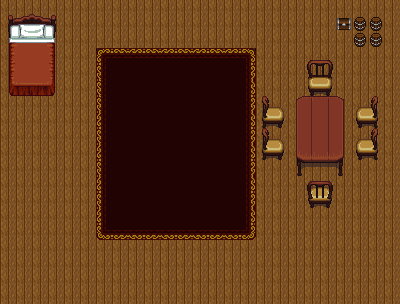

This game map was drawn from its Tiled (.tmx) file and the tilesets committed beside it. A one-line description and the trimmed map source follow:
An orthogonal 25x19 tile map with 16x16 px tiles, 3 tile layers (Tile Layer 1, Tile Layer 2, Tile Layer 3), 4 tilesets and 132 objects (128x blocker, 3x FaesLanding, start point).

<map version="1.0" orientation="orthogonal" renderorder="right-down" width="25" height="19" tilewidth="16" tileheight="16" backgroundcolor="#130f30" nextobjectid="177">
 <tileset firstgid="1" name="tileset1" tilewidth="16" tileheight="16">
  <image source="../graphics/tileset1.png" width="160" height="80" />
 </tileset>
 <tileset firstgid="51" name="tileset2" tilewidth="16" tileheight="16">
  <image source="../graphics/tileset2.png" width="160" height="180" />
 </tileset>
 <tileset firstgid="161" name="tileset3" tilewidth="16" tileheight="16">
  <image source="../graphics/tileset3.png" width="176" height="192" />
 </tileset>
 <tileset firstgid="293" name="house" tilewidth="16" tileheight="16">
  <image source="../graphics/house.png" width="512" height="448" />
 </tileset>
 <layer name="Tile Layer 1" width="25" height="19">
  <data>[475 cells, 108 non-empty, 20 distinct tile ids]</data>
 </layer>
 <layer name="Tile Layer 2" width="25" height="19">
  <data>[475 cells, 475 non-empty, 48 distinct tile ids]</data>
 </layer>
 <layer name="Tile Layer 3" width="25" height="19">
  <data>[475 cells, 471 non-empty, 83 distinct tile ids]</data>
 </layer>
 <objectgroup name="Object Layer 1">
  <object id="2" name="start point" gid="123" x="176" y="288">
   <properties>
    <property name="direction" value="up" />
    <property name="state" value="FaesLanding" />
   </properties>
  </object>
  <object id="3" name="portal" type="FaesLanding" gid="139" x="208" y="304" />
  <object id="4" name="portal" type="FaesLanding" gid="139" x="192" y="304" />
  <object id="5" name="portal" type="FaesLanding" gid="139" x="176" y="304" />
  <object id="9" name="blocker" gid="120" x="0" y="16" />
  <object id="10" name="blocker" gid="120" x="0" y="304" />
  <object id="11" name="blocker" gid="120" x="0" y="272" />
  <object id="12" name="blocker" gid="120" x="0" y="288" />
  <object id="13" name="blocker" gid="120" x="0" y="256" />
  <object id="14" name="blocker" gid="120" x="0" y="240" />
  <object id="15" name="blocker" gid="120" x="0" y="208" />
  <object id="16" name="blocker" gid="120" x="0" y="208" />
  <object id="17" name="blocker" gid="120" x="0" y="224" />
  <object id="18" name="blocker" gid="120" x="0" y="192" />
  <object id="19" name="blocker" gid="120" x="0" y="176" />
  <object id="20" name="blocker" gid="120" x="0" y="32" />
  <object id="21" name="blocker" gid="120" x="384" y="48" />
  <object id="22" name="blocker" gid="120" x="384" y="16" />
  <object id="23" name="blocker" gid="120" x="384" y="32" />
  <object id="24" name="blocker" gid="120" x="384" y="32" />
  <object id="32" name="blocker" gid="120" x="336" y="16" />
  <object id="33" name="blocker" gid="120" x="368" y="16" />
  <object id="34" name="blocker" gid="120" x="352" y="16" />
  <object id="61" name="blocker" gid="120" x="0" y="160" />
  <object id="62" name="blocker" gid="120" x="0" y="80" />
  <object id="63" name="blocker" gid="120" x="0" y="128" />
  <object id="64" name="blocker" gid="120" x="0" y="144" />
  <object id="65" name="blocker" gid="120" x="0" y="112" />
  <object id="66" name="blocker" gid="120" x="0" y="80" />
  <object id="67" name="blocker" gid="120" x="0" y="48" />
  <object id="68" name="blocker" gid="120" x="0" y="64" />
  <object id="69" name="blocker" gid="120" x="0" y="96" />
  <object id="70" name="blocker" gid="120" x="384" y="304" />
  <object id="71" name="blocker" gid="120" x="384" y="224" />
  <object id="72" name="blocker" gid="120" x="384" y="272" />
  <object id="73" name="blocker" gid="120" x="384" y="288" />
  <object id="74" name="blocker" gid="120" x="384" y="256" />
  <object id="75" name="blocker" gid="120" x="384" y="224" />
  <object id="76" name="blocker" gid="120" x="384" y="192" />
  <object id="77" name="blocker" gid="120" x="384" y="208" />
  <object id="78" name="blocker" gid="120" x="384" y="240" />
  <object id="79" name="blocker" gid="120" x="384" y="176" />
  <object id="80" name="blocker" gid="120" x="384" y="96" />
  <object id="81" name="blocker" gid="120" x="384" y="144" />
  <object id="82" name="blocker" gid="120" x="384" y="160" />
  <object id="83" name="blocker" gid="120" x="384" y="128" />
  <object id="84" name="blocker" gid="120" x="384" y="96" />
  <object id="85" name="blocker" gid="120" x="384" y="64" />
  <object id="86" name="blocker" gid="120" x="384" y="80" />
  <object id="87" name="blocker" gid="120" x="384" y="112" />
  <object id="88" name="blocker" gid="120" x="32" y="16" />
  <object id="89" name="blocker" gid="120" x="160" y="16" />
  <object id="90" name="blocker" gid="120" x="112" y="16" />
  <object id="91" name="blocker" gid="120" x="128" y="16" />
  <object id="92" name="blocker" gid="120" x="48" y="16" />
  <object id="93" name="blocker" gid="120" x="16" y="16" />
  <object id="94" name="blocker" gid="120" x="80" y="16" />
  <object id="95" name="blocker" gid="120" x="160" y="16" />
  <object id="96" name="blocker" gid="120" x="144" y="16" />
  <object id="97" name="blocker" gid="120" x="96" y="16" />
  <object id="98" name="blocker" gid="120" x="64" y="16" />
  <object id="99" name="blocker" gid="120" x="192" y="16" />
  <object id="100" name="blocker" gid="120" x="320" y="16" />
  <object id="101" name="blocker" gid="120" x="272" y="16" />
  <object id="102" name="blocker" gid="120" x="288" y="16" />
  <object id="103" name="blocker" gid="120" x="208" y="16" />
  <object id="104" name="blocker" gid="120" x="176" y="16" />
  <object id="105" name="blocker" gid="120" x="240" y="16" />
  <object id="106" name="blocker" gid="120" x="320" y="16" />
  <object id="107" name="blocker" gid="120" x="304" y="16" />
  <object id="108" name="blocker" gid="120" x="256" y="16" />
  <object id="109" name="blocker" gid="120" x="224" y="16" />
  <object id="110" name="blocker" gid="120" x="32" y="304" />
  <object id="111" name="blocker" gid="120" x="160" y="304" />
  <object id="112" name="blocker" gid="120" x="112" y="304" />
  <object id="113" name="blocker" gid="120" x="128" y="304" />
  <object id="114" name="blocker" gid="120" x="48" y="304" />
  <object id="115" name="blocker" gid="120" x="16" y="304" />
  <object id="116" name="blocker" gid="120" x="80" y="304" />
  <object id="117" name="blocker" gid="120" x="160" y="304" />
  <object id="118" name="blocker" gid="120" x="144" y="304" />
  <object id="119" name="blocker" gid="120" x="96" y="304" />
  <object id="120" name="blocker" gid="120" x="64" y="304" />
  <object id="121" name="blocker" gid="120" x="240" y="304" />
  <object id="122" name="blocker" gid="120" x="368" y="304" />
  <object id="123" name="blocker" gid="120" x="320" y="304" />
  <object id="124" name="blocker" gid="120" x="336" y="304" />
  <object id="125" name="blocker" gid="120" x="256" y="304" />
  <object id="126" name="blocker" gid="120" x="224" y="304" />
  <object id="127" name="blocker" gid="120" x="288" y="304" />
  <object id="128" name="blocker" gid="120" x="368" y="304" />
  <object id="129" name="blocker" gid="120" x="352" y="304" />
  <object id="130" name="blocker" gid="120" x="304" y="304" />
  <object id="131" name="blocker" gid="120" x="272" y="304" />
  <object id="132" name="blocker" gid="120" x="256" y="160" />
  <object id="133" name="blocker" gid="120" x="272" y="160" />
  <object id="134" name="blocker" gid="120" x="272" y="144" />
  <object id="135" name="blocker" gid="120" x="256" y="144" />
  <object id="136" name="blocker" gid="120" x="256" y="112" />
  <object id="137" name="blocker" gid="120" x="272" y="112" />
  <object id="138" name="blocker" gid="120" x="272" y="128" />
  <object id="139" name="blocker" gid="120" x="256" y="128" />
  <object id="140" name="blocker" gid="120" x="304" y="192" />
  <object id="141" name="blocker" gid="120" x="320" y="192" />
  <object id="142" name="blocker" gid="120" x="320" y="208" />
  </objectgroup>
</map>
<!-- 27 of 132 objects omitted -->
